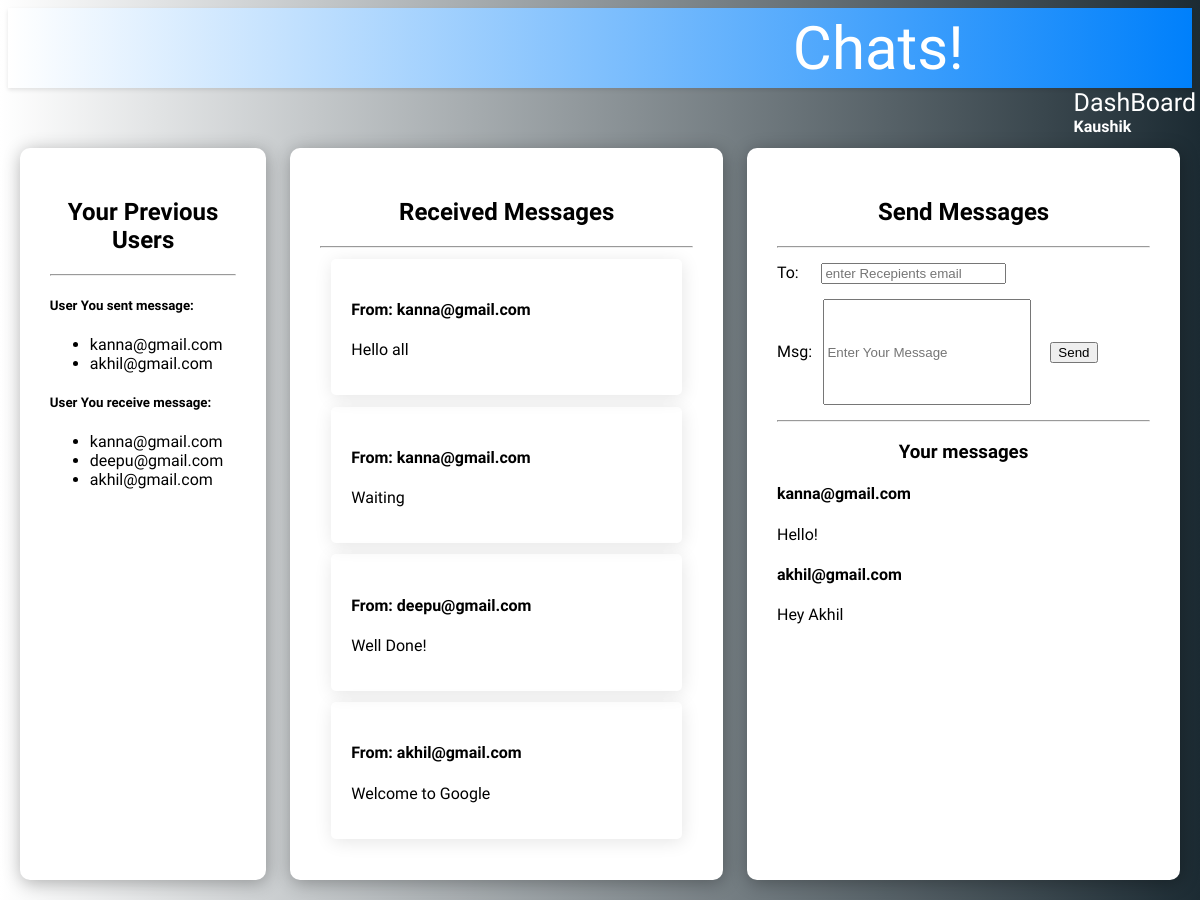
Page /chat.php (signed in) on the committed database.
### tables this page shows
CREATE TABLE `chats` (
  `send` varchar(100) NOT NULL,
  `receive` varchar(100) NOT NULL,
  `msg` varchar(1000) NOT NULL
);

### chat.php (the view, shortened to what this page needs)
<?php
$host='localhost';
$username = 'root';
$password = '';
$dbname='kaushik';
$conn=mysqli_connect($host,$username,$password,$dbname);
?>
<!DOCTYPE html>
<html lang="en">
<head>
</head>
<body>
    <div id="chat">
    <span id="ok">Chats!</span></div>
    <span style="margin-left:90%;font-size:25px;"><a style="text-decoration:none; color: white;" href="dash.php">DashBoard</a></span>
    <span style="margin-left:90%; color:white;"><b><?php echo $_SESSION["uname"];?></b></span>
    <div class="container">
        <div class="box box1">
            <h2 align="center">Your Previous Users</h2>
            <hr>
            <h5>User You sent message:</h5>
            <ul>
                <?php
                $me=$_SESSION["email"];
                $rows=mysqli_query($conn,"SELECT DISTINCT(receive) from chats WHERE send='$me'");
                while($row=mysqli_fetch_array($rows))
                {
                    $nms=$row["receive"];
                ?>
                <li><?php echo $nms;?></li>
                <?php
                }
                ?>
            </ul>
            <h5>User You receive message:</h5>
            <ul>
                <?php
                $me=$_SESSION["email"];
                $rows=mysqli_query($conn,"SELECT DISTINCT(send) from chats WHERE receive='$me'");
                while($row=mysqli_fetch_array($rows))
                {
                    $nms=$row["send"];
                ?>
                <li><?php echo $nms;?></li>
                <?php
                }
                ?>
            </ul>
        </div>
        <div class="box box2">
        <h2 align="center">Received Messages</h2>
            <hr>
            <?php
            $me=$_SESSION["email"];
            $rows=mysqli_query($conn,"SELECT * from chats WHERE receive='$me'");
            while($row=mysqli_fetch_array($rows))
            {
            ?>
            <div id="new">
            <h4 align="left"><b>From: <?php echo $row["send"];?></b></h4>
            <p ><?php echo $row["msg"];?></p>
            </div>
            <?php
            }
            ?>
        </div>
        <div class="box box3">
        <h2 align="center">Send Messages</h2>
            <hr>
            <form action="" method="post">
                <label for="">To:</label>
                <input name="un" style="margin-left:5%;" type="email" placeholder="enter Recepients email" required>
                <br>
                <label for="">Msg:</label>
                <input name="ms" id="in" type="text" placeholder="Enter Your Message" required>
                <input type="submit" name="submit" value="Send">
            </form>
            <hr>
            <h3 align="center">Your messages</h3>
            <?php
            $me=$_SESSION["email"];
            $rows=mysqli_query($conn,"SELECT * from chats WHERE send='$me'");
            while($row=mysqli_fetch_array($rows))
            {
            ?>
            <h4><b><?php echo $row["receive"];?></b></h4>
                <p><?php echo $row["msg"];?></p>
            <?php
            }
            ?>
        </div>
    </div>
</body>
</html>

### chat.php (style rules this page uses)
body { font-family: 'Saira Condensed', sans-serif; background-image:linear-gradient(to right,white,#1C2B33) ; }
.container { display:flex; flex-direction:row; flex-wrap:wrap; }
.box { min-height:80vh; margin:1%; padding:30px; box-shadow:1px 3px 18px rgb(0,0,0,0.3); border-radius:10px; }
.box1 { flex:2; background-color: white; }
.box2 { flex:4; background-color: white; }
.box3 { flex:4; background-color: white; }
#ok { text-align:center; font-size:60px; margin-left:47%; color: white; }
#in { width:200px; height:100px; }
input { margin:2%; }
#new { margin:3%; padding:20px; border-radius:5px; box-shadow:1px 3px 18px rgba(0,0,0,0.1); }
#chat { text-align:center; font-size:60px; margin-left:47%; color: black; box-shadow: 10px; background-image: linear-gradient(to right,white,#0080FB); height: 80px; display: flex; justify-content: center; align-items: center; padding: 0 0px; box-shadow: 0 2px 4px rgba(0, 0, 0, 0.1); margin-top: -1%; margin-left: -2 %; margin: 0%; }

### rows in the picture
chats: send "kanna@gmail.com", msg "Hello all"
chats: send "kanna@gmail.com", msg "Waiting"
chats: send "deepu@gmail.com", msg "Well Done!"
chats: send "akhil@gmail.com", msg "Welcome to Google"
chats: receive "kanna@gmail.com", msg "Hello!"
chats: receive "akhil@gmail.com", msg "Hey Akhil"

### other values in the picture
$_SESSION["uname"] "Kaushik"
$nms "kanna@gmail.com"
$nms "akhil@gmail.com"
$nms "deepu@gmail.com"
